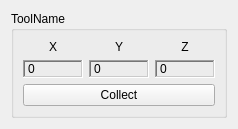
<?xml version="1.0" encoding="UTF-8"?>
<ui version="4.0">
 <class>mtsMicronTrackerToolQtWidget</class>
 <widget class="QWidget" name="mtsMicronTrackerToolQtWidget">
  <property name="geometry">
   <rect>
    <x>0</x>
    <y>0</y>
    <width>232</width>
    <height>118</height>
   </rect>
  </property>
  <property name="windowTitle">
   <string>Form</string>
  </property>
  <layout class="QHBoxLayout" name="horizontalLayout">
   <item>
    <widget class="QGroupBox" name="ToolGroup">
     <property name="title">
      <string>ToolName</string>
     </property>
     <layout class="QGridLayout" name="gridLayout">
      <item row="0" column="0">
       <widget class="QLabel" name="LabelX">
        <property name="text">
         <string>X</string>
        </property>
        <property name="alignment">
         <set>Qt::AlignCenter</set>
        </property>
       </widget>
      </item>
      <item row="0" column="1">
       <widget class="QLabel" name="LabelY">
        <property name="text">
         <string>Y</string>
        </property>
        <property name="alignment">
         <set>Qt::AlignCenter</set>
        </property>
       </widget>
      </item>
      <item row="0" column="2">
       <widget class="QLabel" name="LabelZ">
        <property name="text">
         <string>Z</string>
        </property>
        <property name="alignment">
         <set>Qt::AlignCenter</set>
        </property>
       </widget>
      </item>
      <item row="1" column="0">
       <widget class="QLabel" name="PositionX">
        <property name="minimumSize">
         <size>
          <width>60</width>
          <height>0</height>
         </size>
        </property>
        <property name="frameShape">
         <enum>QFrame::WinPanel</enum>
        </property>
        <property name="frameShadow">
         <enum>QFrame::Sunken</enum>
        </property>
        <property name="text">
         <string>0</string>
        </property>
       </widget>
      </item>
      <item row="1" column="1">
       <widget class="QLabel" name="PositionY">
        <property name="minimumSize">
         <size>
          <width>60</width>
          <height>0</height>
         </size>
        </property>
        <property name="frameShape">
         <enum>QFrame::WinPanel</enum>
        </property>
        <property name="frameShadow">
         <enum>QFrame::Sunken</enum>
        </property>
        <property name="text">
         <string>0</string>
        </property>
       </widget>
      </item>
      <item row="1" column="2">
       <widget class="QLabel" name="PositionZ">
        <property name="minimumSize">
         <size>
          <width>60</width>
          <height>0</height>
         </size>
        </property>
        <property name="frameShape">
         <enum>QFrame::WinPanel</enum>
        </property>
        <property name="frameShadow">
         <enum>QFrame::Sunken</enum>
        </property>
        <property name="text">
         <string>0</string>
        </property>
       </widget>
      </item>
      <item row="2" column="0" colspan="3">
       <widget class="QPushButton" name="ButtonRecord">
        <property name="text">
         <string>Collect</string>
        </property>
       </widget>
      </item>
     </layout>
    </widget>
   </item>
  </layout>
 </widget>
 <resources/>
 <connections/>
</ui>
